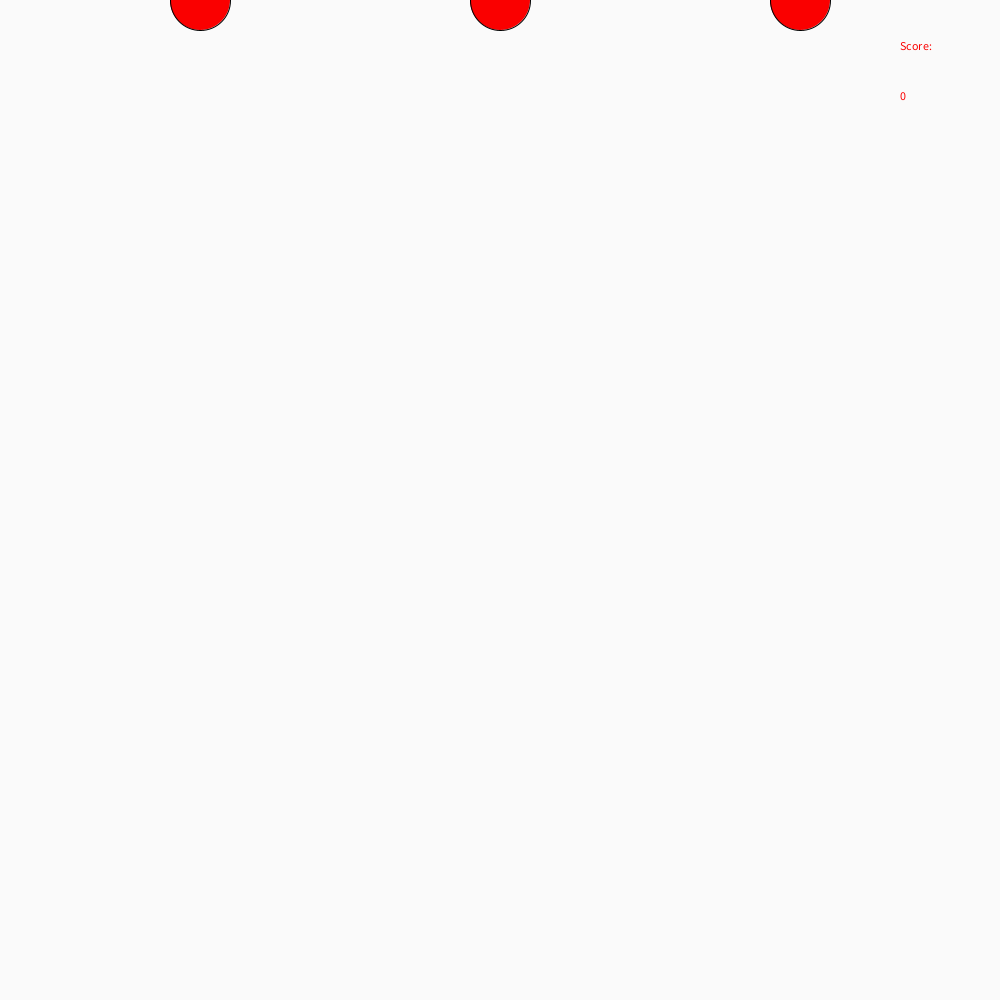
Frame 1 (no input)
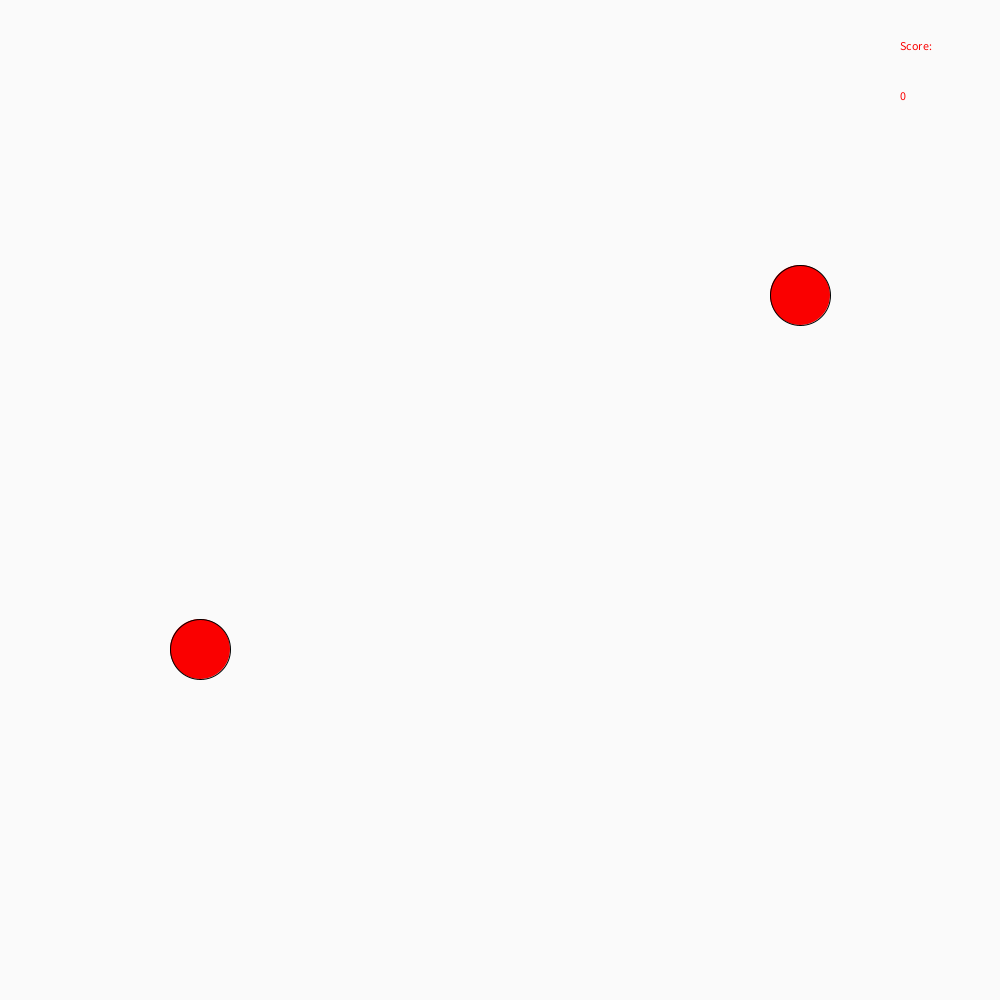
Frame 60 (the mouse pressed at the canvas centre just before this capture)
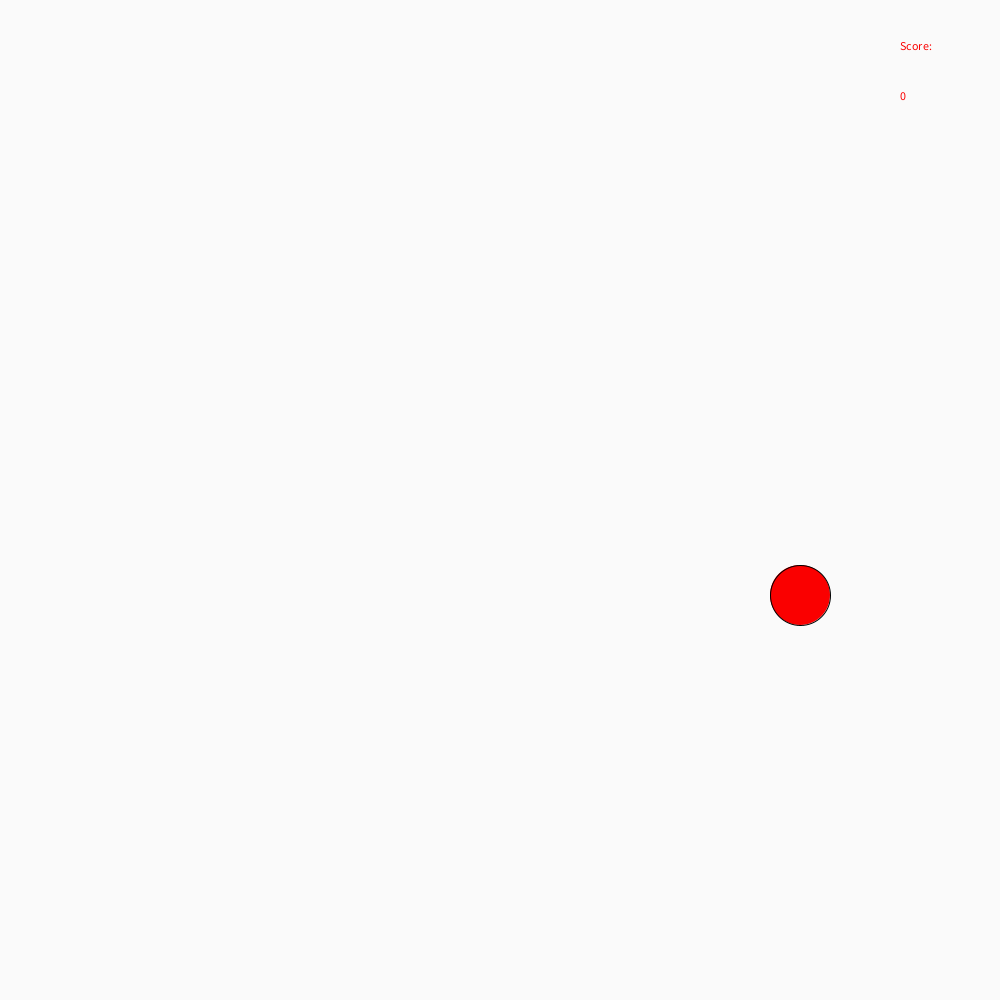
Frame 120 (the mouse held since frame 60 and released just before this capture)

The Processing sketch that drew these frames (run headless with seeded random() and noise(); from frame 60 on, the mouse is pressed at the canvas centre):

// Processing sketch: ball_game
// ── ball_game.pde
void setup()
{
  size(1000, 1000);
  background(250, 250, 250);
}
int bally=0;
int score=0;
int balla;
int balld;
void draw()
{
  background(250, 250, 250);
  fill(250, 0, 0);
  ellipse(500, bally, 60, 60);
  ellipse(200, balla, 60, 60);
  ellipse(800, balld, 60, 60);
  bally = bally + 18;
  balla = balla + 11;
  balld = balld + 5;
  if (bally>1000)
  if (balla>1000)
  if (balld>1000)
  {
    bally=0;
    balla=0;
    balld=0;
  }
  text("Score:", 900, 50);
  text(score, 900, 100);
}

void keyPressed()
{
  if(key=='s' && bally > 80)
  {
    score =score +25;
  }

}
